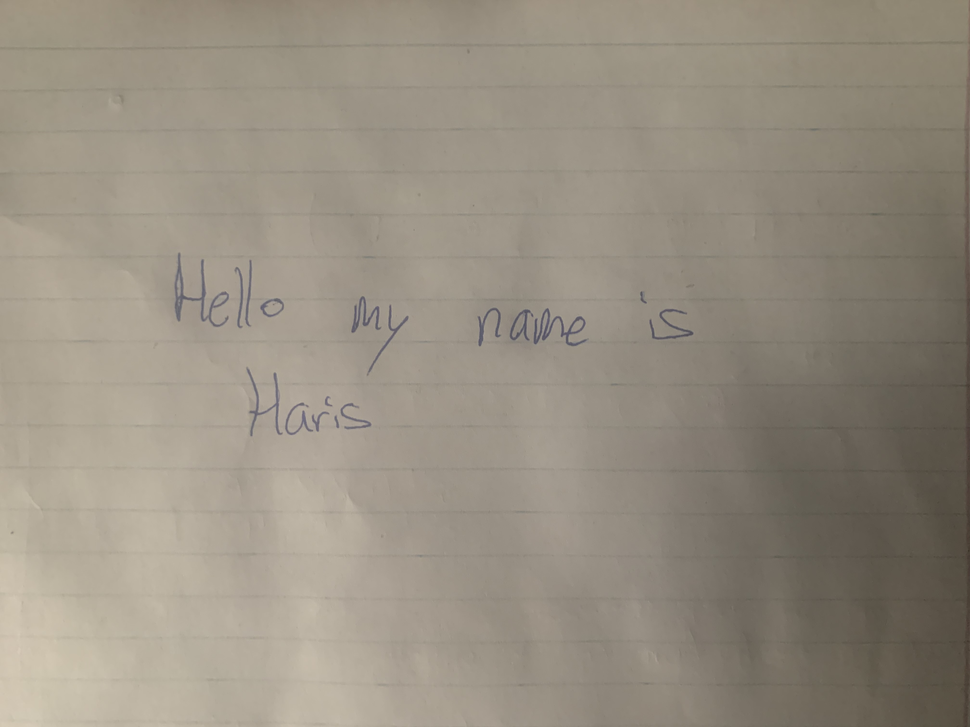
#> input picture src/images/IMG_6485.png, 970 x 727 px, shrunk from 4032 x 3024 before the run; its folder holds only this picture in this run
$ python imgProcessing.py
#> lines starting #> are read from the running program, lines starting #| are printed output that depends on the picture; after the words box and inside, x2 and y2 are one past the last pixel; in counts of white or black regions, pixels touching at a corner belong together
from PIL import Image
import os

# Converts jpg to png
def jpgToPng(image):
    if os.path.splitext(image)[1] == ".png": return image

    img = Image.open(image)

    newImage = os.path.splitext(image)[0] + ".png"
    img.save(newImage, "png")

    os.remove(image)

    return newImage

# Parses image by red and blue pixels
def parseImage(image):
#> called with image = 'images/IMG_6485.png'
    baseDir = os.path.dirname(os.path.dirname(os.path.abspath(image)))
    folder = os.path.join(baseDir, "processedImages")

    inputImageR = Image.open(image)
#> inputImageR is the input picture: PIL image 970x727 RGB; mean R, G, B 150.9, 142.9, 129.4
    inputImageB = inputImageR.copy()

    inputImageR = inputImageR.convert("RGB")
    inputImageB = inputImageB.convert("RGB")

    redParse = inputImageR.load()
    blueParse = inputImageB.load()

    width, height = inputImageR.size
#> width = 970; height = 727

    for i in range(width):
        for j in range(height):

            r, g, b = inputImageR.getpixel((i,j))

            # Isolate red
            if (b < 50): redParse[i,j] = (0, 0, 0)

            else: redParse[i,j] = (255, 255, 255)

            # Isolate blue
            if (r < 110): blueParse[i,j] = (0, 0, 0)

            else: blueParse[i,j] = (255, 255, 255)

    inputImageR.save(os.path.join(folder, "{}_parsedR.png".format(os.path.splitext(os.path.basename(image))[0])))
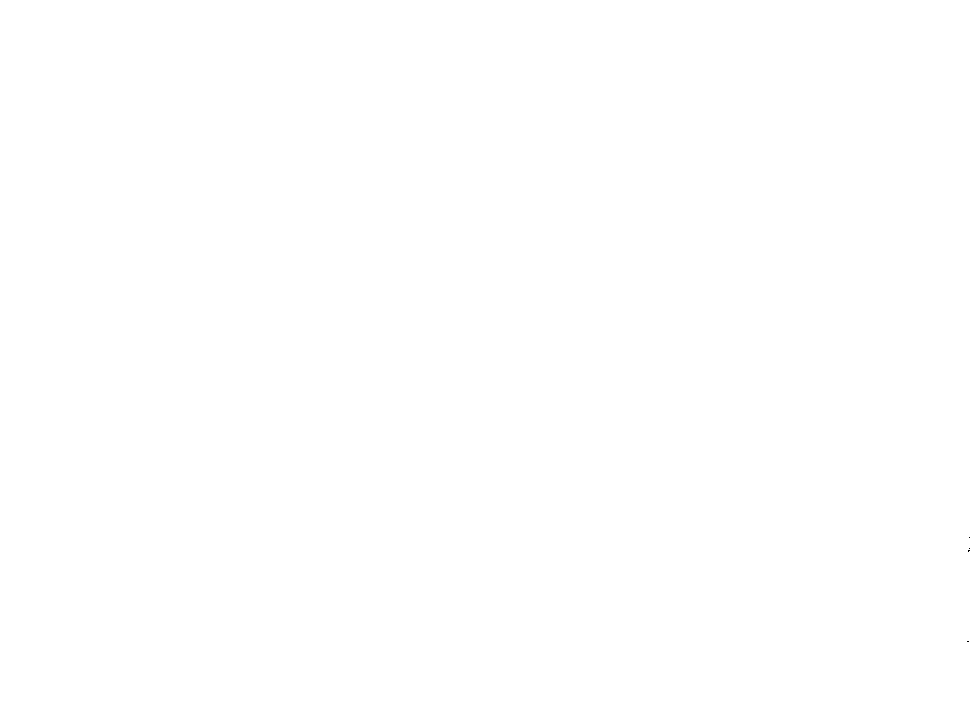
#> saved as IMG_6485_parsedR.png: PIL image 970x727 RGB; 100% white; black in thin lines or dots, all inside (x1, y1, x2, y2) = (967, 537, 970, 642)
    inputImageB.save(os.path.join(folder, "{}_parsedB.png".format(os.path.splitext(os.path.basename(image))[0])))
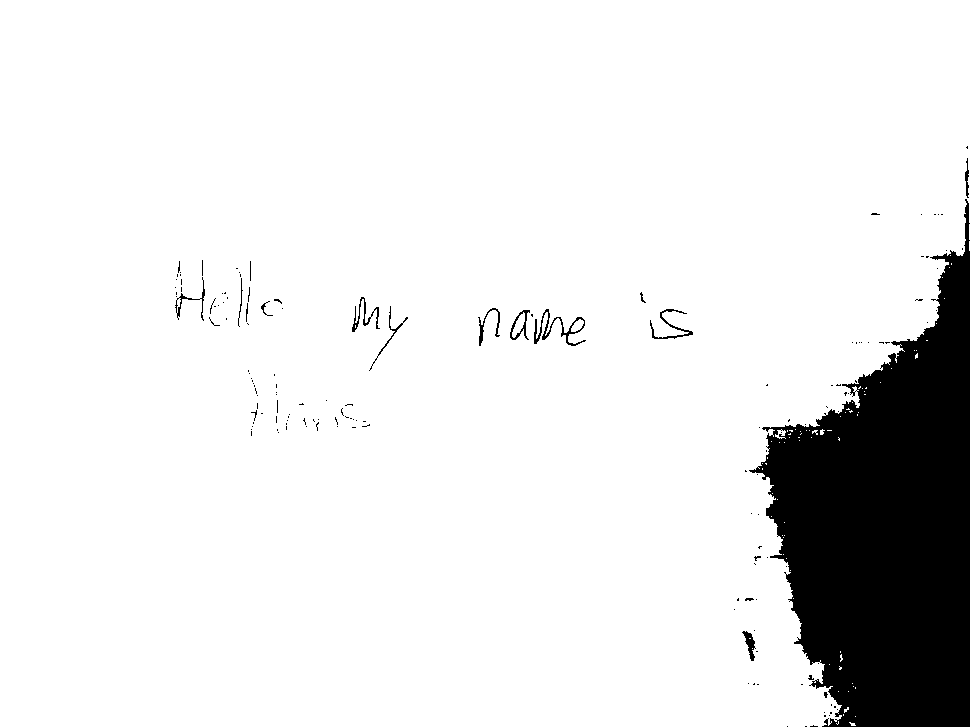
#> saved as IMG_6485_parsedB.png: PIL image 970x727 RGB; 90.3% white; 155 black regions (139 under 20 px), largest, box (x1, y1, x2, y2) and area: (749, 199, 970, 727) 65676, (534, 309, 586, 346) 410, (650, 309, 693, 339) 240
    inputImageR.show()
    inputImageB.show()

# Parses all images in the images directory
def parseAll():
    dir = "images"
    for file in os.listdir(dir):
        filePath = os.path.join(dir, file)

        if os.path.isfile(filePath):
            if (os.path.splitext(filePath)[1] != ".png"):
                filePath = jpgToPng(filePath)

            parseImage(filePath)

parseAll()

$ run again, on src/images/IMG_6486.png
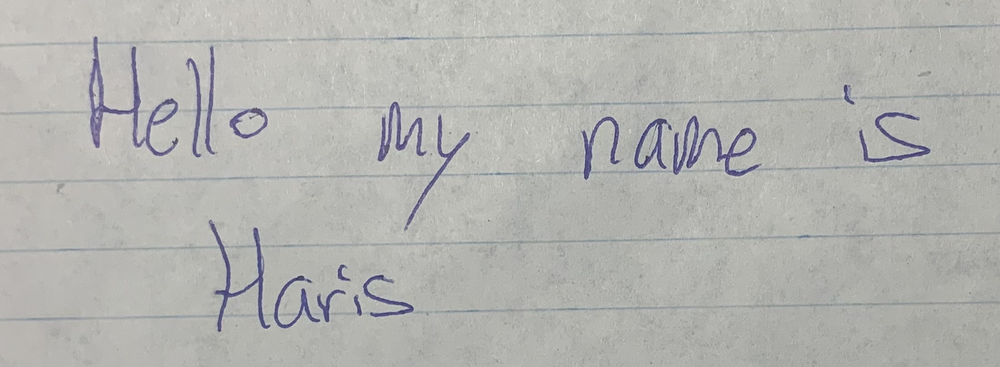
#> input picture src/images/IMG_6486.png, 1000 x 367 px, shrunk from 2200 x 808 before the run
#> in parseImage, inputImageR is the input picture: PIL image 1000x367 RGB; mean R, G, B 179, 179.5, 176.1
#> in parseImage, `inputImageB.save(os.path.join(folder, "{}_parsedB.png".format(os.path...`:
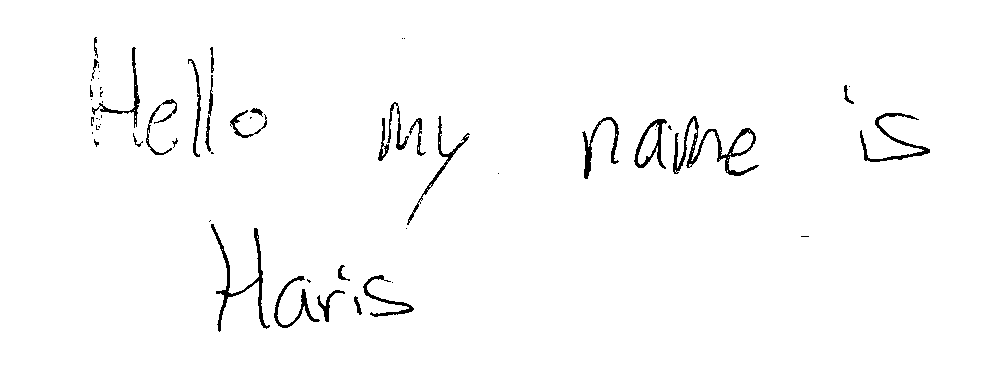
#> saved as IMG_6486_parsedB.png: PIL image 1000x367 RGB; 97.9% white; 58 black regions (30 under 20 px), largest, box (x1, y1, x2, y2) and area: (673, 116, 759, 176) 1108, (211, 224, 270, 332) 842, (860, 113, 930, 162) 614
